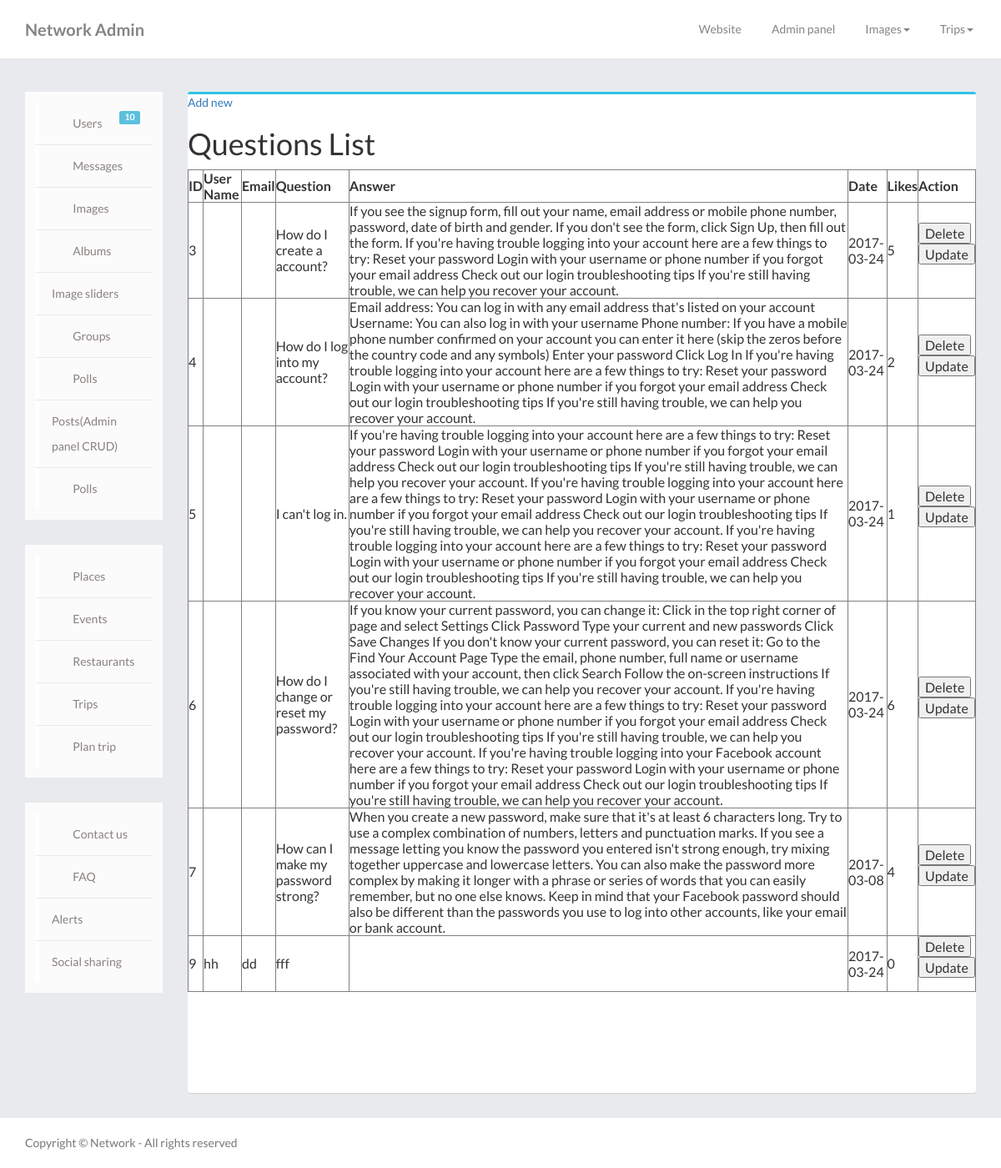
/admin.php?feature=faq, run on the app's committed database.
### tables this page shows
CREATE TABLE `faq` (
  `id` int(5) NOT NULL,
  `user_name` varchar(50) DEFAULT NULL,
  `user_email` varchar(50) DEFAULT NULL,
  `question` mediumtext,
  `answer` longtext,
  `curdate` date DEFAULT NULL,
  `likes` int(100) DEFAULT '0'
);

### features/faq/faqdb.php (called while the page is built)
<?php
class Faq
{
private $db;
public function __construct($db)
{
$this->db = $db;
}
public function listFaq(){
$query = "SELECT * FROM faq";
$pdostmt = $this->db->prepare($query);
$pdostmt-> execute();
$dinos = $pdostmt->fetchAll(PDO::FETCH_OBJ);
return $dinos;
}
}
?>

### features/faq/listfaq.php (the view)
<?php
require_once 'features/connect.php';
require_once 'faqdb.php';
$db = Connect::dbConnect();
$mylist =  new Faq($db);
$lists = $mylist->listFaq();
echo '<a href="features/faq/admin_add.php"> Add new</a>';
echo "<h1>Questions List</h1>
<table border='1'>
  <th>ID</th>
  <th>User Name</th>
  <th>Email</th>
  <th>Question</th>
  <th>Answer</th>
  <th>Date</th>
  <th>Likes</th>
  <th>Action</th>";
foreach($lists as $list){
 echo "
  <tr>
  <td>
<a href='features/faq/listfaq.php?id=". $list->id . "' >" . "</a> $list->id</td>
 <td>$list->user_name </td>
  <td>$list->user_email </td>
 <td>$list->question </td>
 <td>$list->answer </td>
 <td> $list->curdate</td>
  <td>$list->likes</td>
     <form action=\"features/faq/deletelist.php\" method=\"post\">
    <td><input type=\"hidden\" value='" . $list->id ."' name=\"id\">
    <input type=\"submit\" value=\"Delete\" name=\"delete\">
</form>
        <form action=\"features/faq/updatelist.php\" method=\"post\">
    <input type=\"hidden\" value='" . $list->id ."' name=\"id\">
    <input type=\"submit\" value=\"Update\" name=\"update\"></td>
    </tr>
</form>";
}
?>
</table>

### css/timeline.css (style rules this page uses)
html { position: relative; min-height: 100%; }
body { font-family: Lato,"Helvetica Neue",Arial,Verdana,Tahoma,"Lucida Sans",FreeSans,"Lucida Sans Unicode","Luxi Sans",sans-serif; background: #e9eaed; overflow-x:hidden; }
a, a:hover { text-decoration: none; }

### data on the page
faq: id "3", question "How do I create a account?", answer "If you see the signup form, fill out your name, email address or mobile phone number, password, date of birth and gender. If you don't see the form, click Sign Up, then fill out the form. If you're having trouble logging into your account here are a few things to try: Reset your password Login with your username or phone number if you forgot your email address Check out our login troubleshooting tips If you're still having trouble, we can help you recover your account.", curdate "2017-03-24", likes "5"
faq: id "4", question "How do I log into my account?", answer "Email address: You can log in with any email address that's listed on your account Username: You can also log in with your username Phone number: If you have a mobile phone number confirmed on your account you can enter it here (skip the zeros before the country code and any symbols) Enter your password Click Log In If you're having trouble logging into your account here are a few things to try: Reset your password Login with your username or phone number if you forgot your email address Check out our login troubleshooting tips If you're still having trouble, we can help you recover your account.", curdate "2017-03-24", likes "2"
faq: id "5", question "I can't log in.", answer "If you're having trouble logging into your account here are a few things to try: Reset your password Login with your username or phone number if you forgot your email address Check out our login troubleshooting tips If you're still having trouble, we can help you recover your account. If you're having trouble logging into your account here are a few things to try: Reset your password Login with your username or phone number if you forgot your email address Check out our login troubleshooting tips If you're still having trouble, we can help you recover your account. If you're having trouble logging into your account here are a few things to try: Reset your password Login with your username…", curdate "2017-03-24", likes "1"
faq: id "6", question "How do I change or reset my password?", answer "If you know your current password, you can change it: Click in the top right corner of page and select Settings Click Password Type your current and new passwords Click Save Changes If you don't know your current password, you can reset it: Go to the Find Your Account Page Type the email, phone number, full name or username associated with your account, then click Search Follow the on-screen instructions If you're still having trouble, we can help you recover your account. If you're having trouble logging into your account here are a few things to try: Reset your password Login with your username or phone number if you forgot your email address Check out our login troubleshooting tips If…", curdate "2017-03-24", likes "6"
faq: id "7", question "How can I make my password strong?", answer "When you create a new password, make sure that it's at least 6 characters long. Try to use a complex combination of numbers, letters and punctuation marks. If you see a message letting you know the password you entered isn't strong enough, try mixing together uppercase and lowercase letters. You can also make the password more complex by making it longer with a phrase or series of words that you can easily remember, but no one else knows. Keep in mind that your Facebook password should also be different than the passwords you use to log into other accounts, like your email or bank account.", curdate "2017-03-08", likes "4"
faq: id "9", user_name "hh", user_email "dd", question "fff", curdate "2017-03-24", likes "0"
